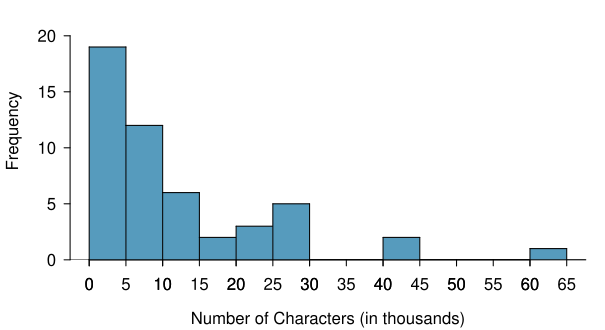

Recreate this plot in R.
library(xtable)
library(openintro)
data(email50)
data(COL)

H <- hist(email50$num_char, breaks=12, plot=FALSE)
counts <- rbind(H$counts)
colnames(counts) <- paste(H$breaks[1:15], 'to', H$breaks[2:16])
require(xtable)
xtable(counts)

myPDF("email50NumCharHist.pdf",
      1.1 * 5.5, 3.3,
      mar = c(3.5, 3.5, 0.15, 1),
      mgp = c(2.4, 0.7, 0))
histPlot(email50$num_char, breaks = 12,
         xlab = 'Number of Characters (in thousands)',
         ylab = "Frequency", ylim = c(0, 23),col = COL[1],
         border = COL[5], axes = TRUE, yaxs="i")
axis(1,seq(0,70,5))
dev.off()

myPDF("email50NumCharHistWMeanMedian.pdf",
      1.1 * 5.5, 3.3,
      mar = c(3.5, 3.5, 0.15, 1),
      mgp = c(2.4, 0.7, 0))
histPlot(email50$num_char, breaks = 12,
         xlab = 'Number of Characters (in thousands)',
         ylab = "Frequency", ylim = c(0, 23), col = COL[1],
         border = COL[5], xlim = c(0, 70),yaxs="i")
axis(1, at = seq(0, 70, 5),
     tcl = -0.15)
t.mean <- mean(email50$num_char)
t.median <- median(email50$num_char)
lines(rep(t.mean, 2), c(0, 9), lwd = 3, col = COL[4])
text(t.mean, 9, "Mean", pos = 4)
lines(rep(t.median, 2), c(0, 15), lwd = 3, col = COL[3])
lines(rep(t.median, 2), c(0, 15), lwd = 3, col = COL[3])
text(t.median, 15, "Median", pos = 4)
dev.off()

d     <- 5 * (round(email50$num_char / 5 - 0.5) + 0.5)
steps <- seq(2.5, 67.5, length.out = 14)
ch    <- rep(0, length(steps))
for (i in 1:length(steps)) {
  ch[i] <- sum(d <= steps[i] + 1)
}

myPDF("email50NumCharCumulativeFreqHist.pdf",
      1.1 * 5.5, 3.3,
      mar = c(3.5, 3.5, 0.15, 1),
      mgp = c(2.4, 0.7, 0))
histPlot(rep(steps, ch), breaks = 12,
         xlab = 'Number of Characters (in thousands)',
         ylab = "Cumulative Frequency",  col = COL[1],
         border = COL[5], xlim = c(0, 62.5),yaxs="i",
         axes = FALSE)
axis(1)
axis(2, at = seq(0, 55, 10), labels = seq(0, 50, 10))
axis(1, at = seq(0, 70, 5), 
     tcl = -0.15)
dev.off()
xtable(rbind(paste0(seq(0, 60, length.out = 13), "-",
                    seq(5, 65, length.out = 13)),
             ch))


d     <- round(email50$num_char - 0.5) + 0.5
steps <- seq(0.5, 64.5, length.out = 65)
ch    <- rep(0, length(steps))
for (i in 1:length(steps)) {
  ch[i] <- sum(d <= steps[i] + 1)
}

myPDF("email50NumCharCumulativeRFHist.pdf",
      1.1 * 5.5, 3.3,
      mar = c(3.5, 3.5, 0.15, 1),
      mgp = c(2.4, 0.7, 0))
histPlot(rep(steps, ch), breaks = 12,
         xlab = 'Number of Characters (in thousands)',
         ylab = "Cumulative Relative Frequency", col = COL[1],
         border = COL[5], xlim = c(0, 70),yaxs="i",
         axes = FALSE)

axis(2, at = seq(0, 50, 10), labels = seq(0, 1, 0.2))
axis(1, at = seq(0, 65, 5), 
     tcl = -0.15)
dev.off()
xtable(rbind(paste0(seq(0, 65, length.out = 14), "-",
                    seq(5, 70, length.out = 14)),
             ch))


d     <- round(email50$num_char - 0.5) + 0.5
steps <- seq(0.5, 69.5, length.out = 70)
ch    <- rep(0, length(steps))
for (i in 1:length(steps)) {
  ch[i] <- sum(d <= steps[i] + 1)
}
myPDF("email50NumCharCumulativeHistFine.pdf",
      1.1 * 5.5, 3.3,
      mar = c(3.5, 3.5, 0.15, 1),
      mgp = c(2.4, 0.7, 0))
histPlot(rep(steps, ch), breaks = 50,
         xlab = 'Number of Characters (in thousands)',
         ylab = "Cumulative Relative Frequency", col = COL[1],
         border = COL[5], xlim = c(0, 70),
         axes = FALSE)
axis(1)
axis(2, at = seq(0, 50, 10), labels = seq(0, 1, 0.2))
axis(1, at = seq(5, 65, 10), labels = rep("", 7),
     tcl = -0.15)
dev.off()
xtable(rbind(paste0(seq(0, 69, length.out = 70), "-",
                    seq(1, 70, length.out = 70)),
             ch))

d     <- round(email50$num_char - 0.5) + 0.5
steps <- seq(0.5, 69.5, length.out = 70)
ch    <- rep(0, length(steps))
for (i in 1:length(steps)) {
  ch[i] <- sum(d <= steps[i] + 1)
}
